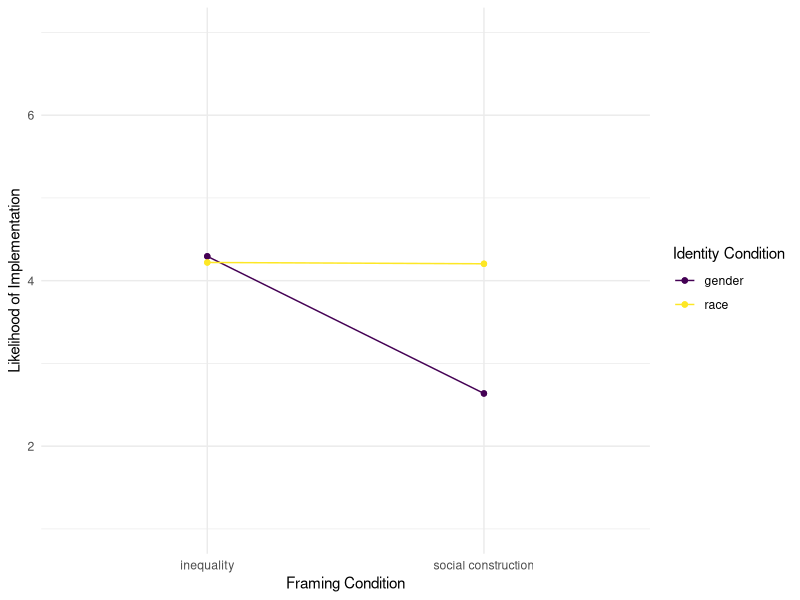
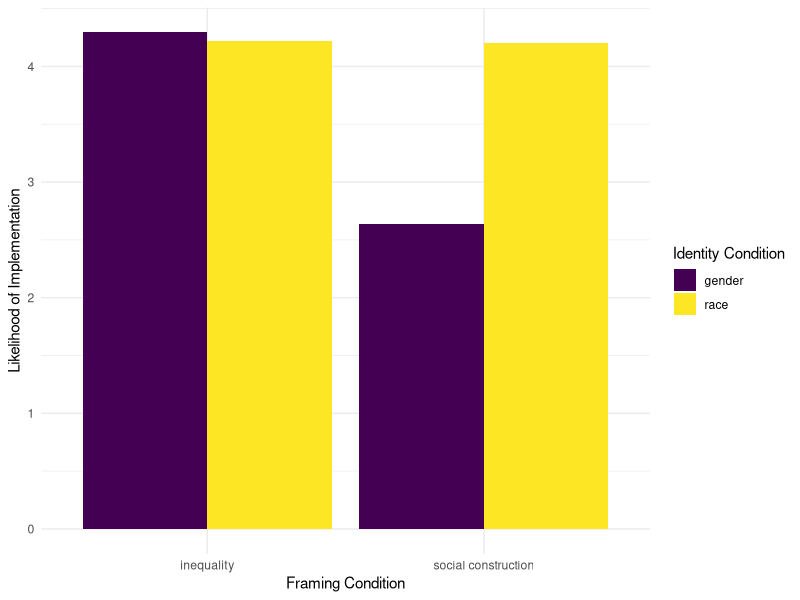

These charts were generated, in order, by the following R code:
## ---- chunk 1
library(tidyverse) 
library(ggplot2)
library(MASS)
library(truncnorm)
## ---- chunk 2
set.seed(123)
df_lessons <- data.frame(
  id = 1:520)
## ---- chunk 3
set.seed(123)
df_lessons$identity <- rep(c("race", "gender"),
  length.out = 520
)
## ---- chunk 4
set.seed(123)
df_lessons$topic1 <- rep(c("inequality"),
                           length.out = 520
)

df_lessons$topic2 <- rep(c("social construction"),
                           length.out = 520
)

df_lessons_long <- df_lessons %>%
  pivot_longer(
    cols = starts_with(c("topic")),
    names_to = "topic_number",
    values_to = "framing")

library(conflicted)
conflict_prefer("select", "dplyr")
df_lessons_long <- df_lessons_long %>%
  select(id, identity, framing)
## ---- chunk 5
set.seed(123)
implementation <- rtruncnorm(n = 1040, a = 0, mean = c(4.2, 4.0, 4.3, 2.5), sd = 1.5)

df_lessons <- cbind(df_lessons_long, implementation)
## ---- chunk 6
df_lessons %>%
  group_by(identity, framing) %>%
  select(implementation) %>%
  summarize(across(everything(), list(mean = mean)))

df_lessons_means <- df_lessons %>%
  group_by(identity, framing) %>%
  select(implementation) %>%
  summarize(across(everything(), list(mean = mean)))
## ---- chunk 7
library(car)
library(lme4)
reg <- lmer(implementation ~ framing * identity + (1|id), data = df_lessons)
Anova(reg, type = 3)
## ---- chunk 8
library(emmeans)
EMM <- emmeans(reg, ~ identity * framing)
pairs(EMM, simple = "identity")
pairs(EMM, simple = "framing")


emmip(reg, identity ~ framing, cov.reduce = range) +
  theme_minimal() +
  labs(x = 'Framing Condition',
       y = 'Likelihood of Implementation',
       color = 'Identity Condition') +
  coord_cartesian(ylim = c(1,7)) +
  scale_color_viridis_d()
## ---- chunk 9
df_lessons_means %>%
  ggplot(aes(x = framing, y = implementation_mean, fill = identity)) +
  geom_col(position = "dodge") +
  labs(x = 'Framing Condition',
       y = 'Likelihood of Implementation',
       fill = 'Identity Condition') +
  scale_fill_viridis_d() +
  theme_minimal()
